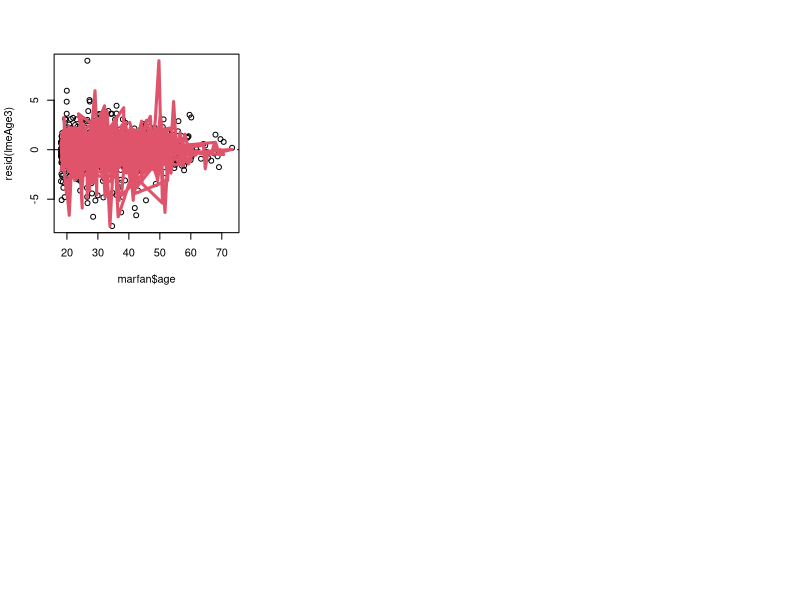

This chart was generated by the following R code: (Note: this script raises an error after producing the figure.)

#install.packages('nlme')
library(readr)
library(nlme)
library(scales)
library(ggplot2)

marfan <- read_csv('marfan.csv')
marfan <- na.omit(marfan)

marfan$patnr <- as.factor(marfan$patnr)


##########
## LMEM ##
##########

# ---> ANOVA methode gebruikt om te bepalen welk type model het beste is. Hieruit blijkt:
# - Age: Random intercept and slope (optie 3)
# - Sex: Repeated measurements  (optie 1)
# mochten modellen beide hetzelfde moeten zijn, dan random intercept and slope (optie 3), want AIC van 1 en 3 verschilt maar 1 bij sex

### AGE ###
lmeAge1 = lme(diameter~age, random = (~1| patnr), data=marfan, , method="REML")
lmeAge2 = lme(diameter~age, random = (~0+age|patnr), data=marfan, , method="REML")
lmeAge3 = lme(diameter~age, random = (~1+age|patnr), data=marfan, , method="REML")
anova(lmeAge1, lmeAge2, lmeAge3)

summary(lmeAge3)

par(mfrow=c(2,3))
plot(marfan$age, resid(lmeAge3))
abline(h=0, lty=2)
lines(unique(marfan$age), tapply(resid(lmeAge3), marfan$age, mean), col=2,lwd=3)
tapply(resid(lmeAge3), marfan$age, function(x) lines(0:9, x, lty=2))
qqnorm(resid(lmeAge3))
qqline(resid(lmeAge3))
hist(lmeAge3$coefficients$random$patnr[,1],xlab="patient specific intercept",main="")
qqnorm(lmeAge3$coefficients$random$patnr[,1])
qqline(lmeAge3$coefficients$random$patnr[,1])
hist(lmeAge3$coefficients$random$patnr[,1],xlab="patient specific slope",main="")
qqnorm(lmeAge3$coefficients$random$patnr[,2])
qqline(lmeAge3$coefficients$random$patnr[,2])


### SEX ###
lmeSex1 = lme(diameter~sexe, random= (~1| patnr), data=marfan, , method="REML")
lmeSex2 = lme(diameter~sexe, random = (~0+sexe|patnr), data=marfan, , method="REML")
lmeSex3 = lme(diameter~sexe, random = (~1+sexe|patnr), data=marfan, , method="REML")
anova(lmeSex1, lmeSex2, lmeSex3)

summary(lmeSex)

par(mfrow=c(2,2))
plot(marfan$sexe, resid(lmeSex1))
abline(h=0, lty=2)
lines(unique(marfan$sexe), tapply(resid(lmeSex1), marfan$sexe, mean), col=2,lwd=3)
tapply(resid(lmeSex1), marfan$sexe, function(x) lines(0:9, x, lty=2))  # ----> x and y lengths differ
qqnorm(resid(lmeSex1))
qqline(resid(lmeSex1))
hist(lmeSex1$coefficients$random$patnr,xlab="patient specific intercept",main="")
qqnorm(lmeSex1$coefficients$random$patnr)
qqline(lmeSex1$coefficients$random$patnr)


####################
# PREDICTION MODEL #
####################

# ----> Prediction model voor leeftijd tussen 20 en 40, gebaseerd op code uit ppt
# lichte groei van diameter is te zien naarmate leeftijd stijgt

newdata <- data.frame(age = 20:40, patnr = 1:21)
designmatix <- model.matrix(~age, newdata)
predvar <- diag(designmatix %*% vcov(lmeAge3) %*% t(designmatix))
newdata$SE <- sqrt(predvar)
newdata$mean <- predict(lmeAge3, newdata = newdata,
                        level = 0)

plot(20:40, newdata$mean, xlab="Age", ylab="Diameter", type="l", col="red",
     ylim=c(0, 80), xlim=c(20,40))
lines(20:40, newdata$mean +1.96*newdata$SE, lty = 2, col="red")
lines(20:40, newdata$mean -1.96*newdata$SE, lty = 2, col="red")
for(i in 1:length(levels(marfan$patnr))){
  subject_id = levels(marfan$patnr)[i]
  lines(marfan$age[marfan$patnr == subject_id], 
        marfan$diameter[marfan$patnr == subject_id],
        col=alpha(i, 0.2))
}

####################
# Figure #
####################
a <- data.frame(..1 = character(), patnr = character(), metingnr = character(), age = character(), sexe = character(), diameter = character())
for(i in unique(marfan$patnr)){
 a[nrow(a) + 1,] = subset(subset(marfan, patnr == i), 
                   metingnr == max(metingnr, na.rm = TRUE))
}
pred_one <- data.frame(patnr = a$patnr, age = a$age, sexe = a$sexe, diameter = a$diameter)
#pred_one$metingnr <- as.numeric(pred_one$metingnr) + 1
pred_one$age <- as.numeric(pred_one$age) + 1
pred_one$patnr <- as.numeric(pred_one$patnr)


lmeAge2_1 = lme(diameter~age, random = (~1| patnr), data=marfan, method="REML")
lmeAge2_2 = lme(diameter~age, random = (~0+age|patnr), data=marfan , method="REML")
lmeAge2_3 = lme(diameter~age, random = (~1+age|patnr), data=marfan , method="REML")



designmatixfig <- model.matrix(~age, pred_one)
predvarfig <- diag(designmatixfig %*% vcov(lmeAge3) %*% t(designmatixfig))
pred_one$SE <- sqrt(predvarfig)
pred_one$mean <- predict(lmeAge3, newdata = pred_one,
                        level = 0)

plot(pred_one$age, pred_one$mean, xlab="Age", ylab="Diameter", type="l", col="red",
     ylim=c(30, 65), xlim=c(20,40))
lines(pred_one$age, pred_one$mean +1.96*pred_one$SE, lty = 2, col="red")
lines(pred_one$age, pred_one$mean -1.96*pred_one$SE, lty = 2, col="red")

for(i in 1:length(levels(marfan$patnr))){
  subject_id_fig = levels(marfan$patnr)[i]
  lines(marfan$age[marfan$patnr == subject_id_fig], 
        marfan$diameter[marfan$patnr == subject_id_fig],
        col=alpha(i, 0.2))
}



for(i in unique(marfan$patnr)) {
  subsetMarfan <- subset(marfan, patnr == i)
  metingen = length(subsetMarfan$metingnr)
  print(metingen)
  tapply(resid(lmeSex1),marfan$sexe, function(x) lines(0:metingen, 0:metingen, lty=2))  # ----> x and y lengths differ
}

#######NEW#########
library("lme4")
library('merTools')
library("scales")
library("ggplot2")
library("tidyverse")
######## Deze regels zijn miss niet nodig, maar in feite heb ik dit gedaan zodat alleen  de laatste meting in pred_one komt, maar niet nodig
a <- data.frame(..1 = character(), patnr = character(), metingnr = character(), age = character(), sexe = character(), diameter = character())
for(i in unique(marfan$patnr)){
  a[nrow(a) + 1,] = subset(subset(marfan, patnr == i), 
                           metingnr == max(metingnr, na.rm = TRUE))
}
pred_one <- data.frame(patnr = a$patnr, age = a$age, sexe = a$sexe, diameter = a$diameter)
#pred_one$metingnr <- as.numeric(pred_one$metingnr) + 1
pred_one$age <- as.numeric(pred_one$age) + 1
pred_one$patnr <- as.numeric(pred_one$patnr)


newdata <- data.frame(patnr = pred_one$patnr,age = pred_one$age,  sexe = pred_one$sexe, diameter = pred_one$diameter)
X<-split(newdata, newdata$sexe)

male <- data.frame(X["1"])
female <- data.frame(X["0"])

names(male)[names(male) == 'X1.age'] <- "age"
names(male)[names(male) == 'X1.patnr'] <- "patnr"
names(male)[names(male) == 'X1.sexe'] <- "sexe"
names(male)[names(male) == 'X1.diameter'] <- "diameter"

names(female)[names(female) == 'X0.age'] <- "age"
names(female)[names(female) == 'X0.patnr'] <- "patnr"
names(female)[names(female) == 'X0.sexe'] <- "sexe"
names(female)[names(female) == 'X0.diameter'] <- "diameter"


#####new data hoort je voorspellingen te zijn
#####Model 3 lmer
#####ci_prediction je interval en predictie
newdata <- data.frame(patnr = pred_one$patnr,age = pred_one$age,  sexe = pred_one$sexe, diameter = pred_one$diameter)
model3 <- lmer(diameter~age +(1+age|patnr), data=marfan, REML = FALSE)
ci_prediction <- predictInterval(model3, newdata=newdata)

ci_prediction_male <- predictInterval(model3, newdata=male)
ci_prediction_female <- predictInterval(model3, newdata=female)





par(mfrow=c(1,1))
for(i in unique(marfan$patnr)){
  subject_id = i ### Ik heb hier alle patnr, maar je kan in de for loop dus 4 zetten voor range
  print(subject_id)
  plot(marfan$age[i], marfan$diameter[i], 
       xlab="Age", ylab="Diameter", type="n", 
       col="red",
       ylim=c(18, 65), xlim=c(0, 70),
       main = paste("aaa: ", subject_id))
  lines(marfan$age[i], 
        marfan$diameter[i],
        col=alpha(i, 0.5))
  lines(1, ci_prediction[newdata$patnr == subject_id,1], lty = 1, col = i) #####Deze 3 zijn van ci_predictie, dus je upper- lower- en voorspelling
  lines(1, ci_prediction[newdata$patnr == subject_id,2], lty = 2, col= i)
  lines(1, ci_prediction[newdata$patnr == subject_id,3], lty = 2, col= i)
}










#par(mfrow=c(2,2))
for(i in female$patnr){
  subject_id = i
  print(subject_id)
  plot(female$age[i], female$diameter[i], 
       xlab="Age", ylab="Diameter", type="n", 
       col="red",
       ylim=c(18, 65), xlim=c(0, 140),
       main = paste("aaa: ", subject_id))
  lines(female$age[i], 
        female$diameter[i],
        col=alpha(i, 0.5))
  lines(female$age, ci_prediction_female[female$patnr == subject_id,1], lty = 1, col = i)
  lines(female$age, ci_prediction_female[female$patnr == subject_id,2], lty = 2, col= i)
  lines(female$age, ci_prediction_female[female$patnr == subject_id,3], lty = 2, col= i)
}
